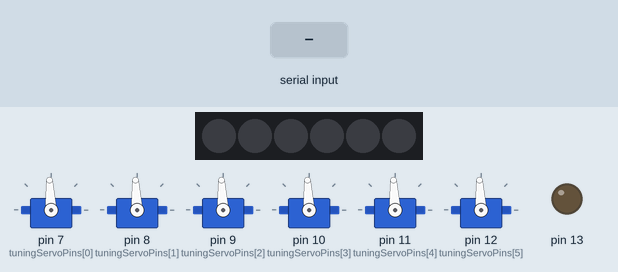
This program was run on a simulated Arduino Mega 2560, built with avr-gcc and run on an emulated ATmega2560. Shown: 6 × servo, 6 RGB LEDs in strip order, left to right, output pins drawn as LEDs (lit = HIGH). The inputs (shaded band) are chosen by the test bench. Dim RGB values are drawn brighter than linear; what the program prints to the serial monitor is not drawn.

Above: at 1.2 s.
1.3 s: "l90\n" received over Serial
At 2.3 s:
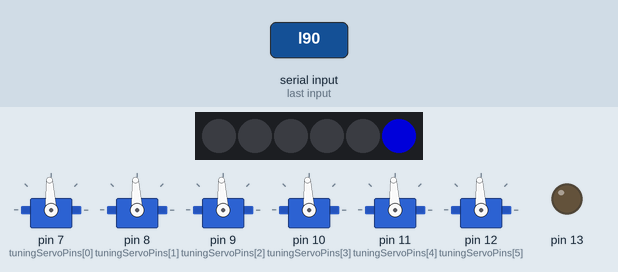
2.8 s: "l,45\n" received over Serial
At 3.4 s:
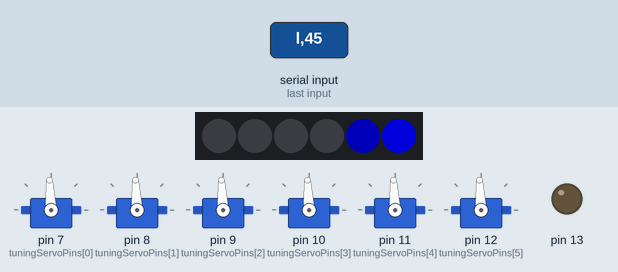
Timing chart, 0 to 5.8 s (numbered marks = the images above; inputs shaded):
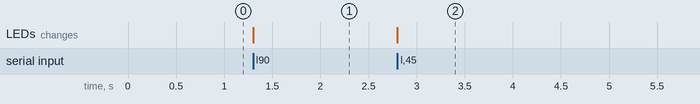

Measured:
- after the input at 1.3 s, the LEDs: change at once (image 1)
- after the input at 2.8 s, the LEDs: change at once (image 2)

The program:

main.cpp
```cpp
#include <Arduino.h>
#include <Servo.h>
#include <FastLED.h>

#define NUM_TUNING_SERVOS   6
Servo tuningServos[NUM_TUNING_SERVOS];
const uint8_t tuningServoPins[] = {7, 8, 9, 10, 11, 12};
#define TIMEOUT 100

#define NUM_LEDS 6
#define DATA_PIN 5
CRGB leds[NUM_LEDS];


uint8_t curParameterIdx = 0;
String curString;
uint32_t lastCommand = 0;

enum {
    PARSE_NONE,
    PARSE_SERVO,
    PARSE_LED
} parseMode_e;

uint8_t curParseMode = PARSE_NONE;

void parseReceivedMessage() {
    switch (curParseMode) {
        case PARSE_SERVO:
            if (curParameterIdx < NUM_TUNING_SERVOS) {
                int32_t val = curString.toInt();
                if (val >= 700 && val <= 2300) {
                    tuningServos[curParameterIdx].writeMicroseconds(val);
                    lastCommand = millis();
                    // Serial.println("Setting servo " + String(curParameterIdx) + " to " + String(val));
                }
                else {
                    // Serial.println("Received wrong value " + String(curString));
                }
            }
            break;
        case PARSE_LED:
            if (curParameterIdx < NUM_LEDS) {
                if (curString.length() == 0) {  // ignore empty parameter
                    break;
                }
                uint32_t val = strtol(curString.c_str(), 0, 16);
                leds[NUM_LEDS - 1 - curParameterIdx] = CRGB(val);
            }
            break;
    }
}


void handleSerialByte(char c) {
    switch (curParseMode) {
        case PARSE_NONE:
            switch (c) {
                case 's':
                    curParseMode = PARSE_SERVO;
                    curString = "";
                    curParameterIdx = 0;
                    break;
                case 'l':
                    curParseMode = PARSE_LED;
                    curString = "";
                    curParameterIdx = 0;
                    break;
            }
            break;
        case PARSE_SERVO:
        case PARSE_LED:
            switch (c) {
                case ';':
                case '\n':
                    parseReceivedMessage();
                    if (curParseMode == PARSE_LED) {
                        FastLED.show();
                    }
                    curString = "";
                    curParameterIdx = 0;
                    curParseMode = PARSE_NONE;
                    break;
                case ',':
                    parseReceivedMessage();
                    curString = "";
                    curParameterIdx++;
                    break;
                default:
                    curString += c;
                    break;
            }
            break;
    }
    // Serial.print(c); // echo char
}

void stopServos() {
    for (int i = 0; i < NUM_TUNING_SERVOS; i++) {
        tuningServos[i].writeMicroseconds(1500);
    }
}

void fillLeds(CRGB color) {
    for (int i = 0; i < NUM_LEDS; i++) {
        leds[i] = color;
    }
}

void setup() {
    pinMode(13, OUTPUT);
    Serial.begin(115200);
    Serial.println("AutoTuner init.");

    for (int i = 0; i < NUM_TUNING_SERVOS; i++) {
        tuningServos[i].writeMicroseconds(1500);
        tuningServos[i].attach(tuningServoPins[i]);
    }

    FastLED.addLeds<NEOPIXEL, DATA_PIN>(leds, NUM_LEDS);
    fillLeds(CRGB::Black);
    FastLED.show();
}

void loop() {
    while (Serial.available()) {
        handleSerialByte(Serial.read());
    }
    if (millis() - lastCommand > TIMEOUT) {
        lastCommand = millis();
        stopServos();
    }
}
```
